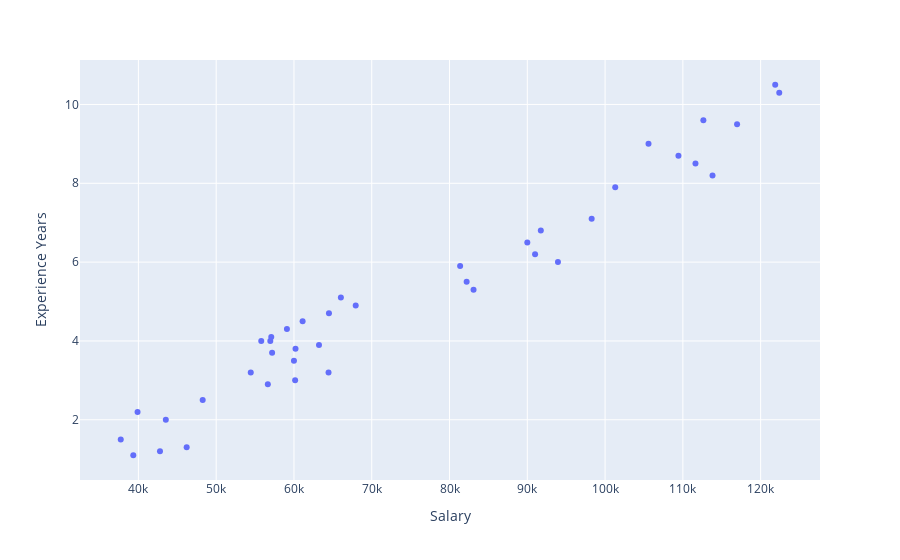

Notebook source saved alongside this figure:
### Code cell
px.scatter(data_frame=df, x='Salary', y='Experience Years')

### Figure 1 — Plotly figure (JSON) as saved in the notebook; plotly's stock layout.template omitted (floating-point values rounded to 4 significant figures)
{"data": [{"hovertemplate": "Salary=%{x}<br>Experience Years=%{y}<extra></extra>", "legendgroup": "", "marker": {"color": "#636efa", "symbol": "circle"}, "mode": "markers", "name": "", "orientation": "v", "showlegend": false, "type": "scatter", "x": [39343, 42774, 46205, 37731, 43525, 39891, 48266, 56642, 60150, 54445, 64445, 60000, 57189, 60200, 63218, 55794, 56957, 57081, 59095, 61111, 64500, 67938, 66029, 83088, 82200, 81363, 93940, 91000, 90000, 91738, 98273, 101302, 113812, 111620, 109431, 105582, 116969, 112635, 122391, 121872], "xaxis": "x", "y": [1.1, 1.2, 1.3, 1.5, 2, 2.2, 2.5, 2.9, 3, 3.2, 3.2, 3.5, 3.7, 3.8, 3.9, 4, 4, 4.1, 4.3, 4.5, 4.7, 4.9, 5.1, 5.3, 5.5, 5.9, 6, 6.2, 6.5, 6.8, 7.1, 7.9, 8.2, 8.5, 8.7, 9, 9.5, 9.6, 10.3, 10.5], "yaxis": "y"}], "layout": {"legend": {"tracegroupgap": 0}, "margin": {"t": 60}, "xaxis": {"anchor": "y", "domain": [0, 1], "title": {"text": "Salary"}}, "yaxis": {"anchor": "x", "domain": [0, 1], "title": {"text": "Experience Years"}}}}
